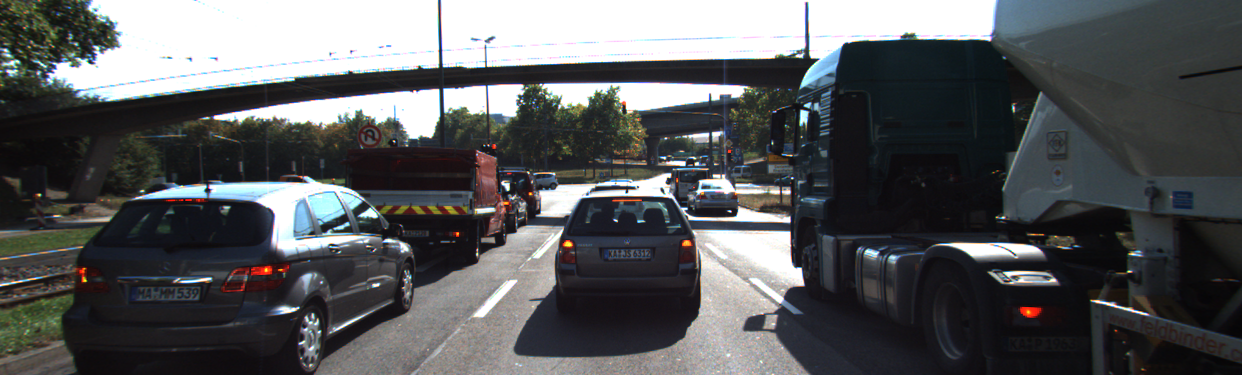
//> input picture images/KITTI/2011_09_26/image_02/data/0000000000.png, 1242 x 375 px
$ ./MidTermProject_Camera_Student   (built with g++ and OpenCV 4)
//> lines starting //> are read from the running program, lines starting //| are printed output that depends on the picture
### src/midterm/matching2D.hpp
#ifndef matching2D_hpp
#define matching2D_hpp

#include <stdio.h>
#include <iostream>
#include <sstream>
#include <iomanip>
#include <vector>
#include <cmath>
#include <limits>

#include <opencv2/core.hpp>
#include <opencv2/highgui/highgui.hpp>
#include <opencv2/imgproc/imgproc.hpp>
#include <opencv2/features2d.hpp>
#include <opencv2/xfeatures2d.hpp>
#include <opencv2/xfeatures2d/nonfree.hpp>


#include "dataStructures.h"


void detKeypointsHarris(std::vector<cv::KeyPoint> &keypoints, cv::Mat &img, bool bVis=false);
void detKeypointsShiTomasi(std::vector<cv::KeyPoint> &keypoints, cv::Mat &img, bool bVis=false);
void detKeypointsModern(std::vector<cv::KeyPoint> &keypoints, cv::Mat &img, std::string detectorType, bool bVis=false);
void descKeypoints(std::vector<cv::KeyPoint> &keypoints, cv::Mat &img, cv::Mat &descriptors, std::string descriptorType);
void matchDescriptors(std::vector<cv::KeyPoint> &kPtsSource, std::vector<cv::KeyPoint> &kPtsRef, cv::Mat &descSource, cv::Mat &descRef,
                      std::vector<cv::DMatch> &matches, std::string descriptorType, std::string matcherType, std::string selectorType);

#endif /* matching2D_hpp */

### src/dataStructures.h

#ifndef dataStructures_h
#define dataStructures_h

#include <vector>
#include <map>
#include <opencv2/core.hpp>

struct LidarPoint { // single lidar point in space
    double x,y,z,r; // x,y,z in [m], r is point reflectivity
};

struct BoundingBox { // bounding box around a classified object (contains both 2D and 3D data)

    int boxID; // unique identifier for this bounding box
    int trackID; // unique identifier for the track to which this bounding box belongs

    cv::Rect roi; // 2D region-of-interest in image coordinates
    int classID; // ID based on class file provided to YOLO framework
    double confidence; // classification trust

    std::vector<LidarPoint> lidarPoints; // Lidar 3D points which project into 2D image roi
    std::vector<cv::KeyPoint> keypoints; // keypoints enclosed by 2D roi
    std::vector<cv::DMatch> kptMatches; // keypoint matches enclosed by 2D roi
};

struct DataFrame { // represents the available sensor information at the same time instance

    cv::Mat cameraImg; // camera image

    std::vector<cv::KeyPoint> keypoints; // 2D keypoints within camera image
    cv::Mat descriptors; // keypoint descriptors
    std::vector<cv::DMatch> kptMatches; // keypoint matches between previous and current frame
    std::vector<LidarPoint> lidarPoints;

    std::vector<BoundingBox> boundingBoxes; // ROI around detected objects in 2D image coordinates
    std::map<int,int> bbMatches; // bounding box matches between previous and current frame
};

#endif /* dataStructures_h */

### src/midterm/matching2D_Student.cpp
#include <numeric>
#include "matching2D.hpp"

using namespace std;

// Find best matches for keypoints in two camera images based on several matching methods
void matchDescriptors(std::vector<cv::KeyPoint> &kPtsSource, std::vector<cv::KeyPoint> &kPtsRef, cv::Mat &descSource, cv::Mat &descRef,
                      std::vector<cv::DMatch> &matches, std::string descriptorType, std::string matcherType, std::string selectorType)
{
    // configure matcher
    bool crossCheck = false;
    cv::Ptr<cv::DescriptorMatcher> matcher;

    if (matcherType.compare("MAT_BF") == 0)
    {
        int normType = descriptorType.compare("DES_BINARY") == 0? cv::NORM_HAMMING : cv::NORM_L2;
        matcher = cv::BFMatcher::create(normType, crossCheck);
    }
    else if (matcherType.compare("MAT_FLANN") == 0)
    {
        // opemcv workaround for binary descriptors
        if (descSource.type() != CV_32F)
        {
            descSource.convertTo(descSource, CV_32F);
            descRef.convertTo(descRef, CV_32F);
        }
        matcher = cv::DescriptorMatcher::create(cv::DescriptorMatcher::FLANNBASED);
    }

    // perform matching task
    if (selectorType.compare("SEL_NN") == 0)
    { // nearest neighbor (best match)
        matcher->match(descSource, descRef, matches); // Finds the best match for each descriptor in desc1
    }
    else if (selectorType.compare("SEL_KNN") == 0)
    { // k nearest neighbors (k=2)

        double maxRatio = 0.8;
        vector<vector<cv::DMatch>> knnmatches;
        double t = (double)cv::getTickCount();
        matcher->knnMatch(descSource, descRef, knnmatches, 2); // Finds the best 2 matches
        t = ((double)cv::getTickCount() -t)/cv::getTickFrequency();
        cout << "knn matching took " << 1000 * t / 1.0 << endl;

        for (auto it = knnmatches.begin(); it != knnmatches.end(); ++it)
        {

            if ((*it)[0].distance < maxRatio * (*it)[1].distance)
            {
                matches.push_back((*it)[0]);
            }

        }
        cout << "% of filtered matches = " << 100 * (knnmatches.size() - matches.size())/(double)knnmatches.size() << endl;
    }
}

// Use one of several types of state-of-art descriptors to uniquely identify keypoints
void descKeypoints(vector<cv::KeyPoint> &keypoints, cv::Mat &img, cv::Mat &descriptors, string descriptorType)
{
    // select appropriate descriptor BRISK, BRIEF, ORB, FREAK, AKAZE, SIFT
    cv::Ptr<cv::DescriptorExtractor> extractor;
    if (descriptorType.compare("BRISK") == 0)
    {
        int threshold = 30;        // FAST/AGAST detection threshold score.
        int octaves = 3;           // detection octaves (use 0 to do single scale)
        float patternScale = 1.0f; // apply this scale to the pattern used for sampling the neighbourhood of a keypoint.

        extractor = cv::BRISK::create(threshold, octaves, patternScale);
    }
    else if (descriptorType.compare("BRIEF") == 0)
    {
        extractor = cv::xfeatures2d::BriefDescriptorExtractor::create();
    }
    else if (descriptorType.compare("ORB") == 0)
    {
        extractor = cv::ORB::create();

    }
    else if (descriptorType.compare("FREAK") == 0)
    {
        extractor = cv::xfeatures2d::FREAK::create();
    }
    else if (descriptorType.compare("AKAZE") == 0)
    {
        extractor = cv::AKAZE::create();
    }
    else if (descriptorType.compare("SIFT") == 0)
    {
        extractor = cv::xfeatures2d::SIFT::create();
    }
    else
    {
        cerr << "unrecognized descriptor type!" << endl;
    }

    // perform feature description
    double t = (double)cv::getTickCount();
    extractor->compute(img, keypoints, descriptors);
    t = ((double)cv::getTickCount() - t) / cv::getTickFrequency();
    cout << descriptorType << " descriptor extraction in " << 1000 * t / 1.0 << " ms" << endl;
}

// Detect keypoints in image using the traditional Shi-Thomasi detector
// [111 lines left out: functions detKeypointsShiTomasi, detKeypointsHarris, not called in this run]
void detKeypointsModern(std::vector<cv::KeyPoint> &keypoints, cv::Mat &img, std::string detectorType, bool bVis)
{
    // detector function for FAST, BRISK, ORB, AKAZE, SIFT

    if (detectorType.compare("FAST") == 0)
    {
        int threshold = 30;
        bool nonMaxSuppression = true;
        cv::FastFeatureDetector::DetectorType type = cv::FastFeatureDetector::DetectorType::TYPE_9_16;
        cv::Ptr<cv::FastFeatureDetector> detector = cv::FastFeatureDetector::create(threshold, nonMaxSuppression, type);
        double t = (double)cv::getTickCount();
        detector->detect(img, keypoints);
        t = ((double)cv::getTickCount() - t)/cv::getTickFrequency();
        cout << "FAST detected " << keypoints.size() << "keypoints in " << 1000 * t / 1.0 << "ms" << endl;
    }
    else if (detectorType.compare("BRISK") == 0)
    {
        cv::Ptr<cv::BRISK> detector = cv::BRISK::create();
        double t = (double)cv::getTickCount();
        detector->detect(img, keypoints);
        t = ((double)cv::getTickCount() - t)/cv::getTickFrequency();
        cout << "BRISK detected " << keypoints.size() << "keypoints in " << 1000 * t / 1.0 << "ms" << endl;
    }
    else if (detectorType.compare("ORB") == 0)
    {
        cv::Ptr<cv::ORB> detector = cv::ORB::create();
        double t = (double)cv::getTickCount();
        detector->detect(img, keypoints);
        t = ((double)cv::getTickCount() - t)/cv::getTickFrequency();
        cout << "ORB detected " << keypoints.size() << "keypoints in " << 1000 * t / 1.0 << "ms" << endl;

    }
    else if (detectorType.compare("AKAZE") == 0)
    {
        cv::Ptr<cv::AKAZE> detector = cv::AKAZE::create();
        double t = (double)cv::getTickCount();
        detector->detect(img, keypoints);
        t = ((double)cv::getTickCount() - t)/cv::getTickFrequency();
        cout << "AKAZE detected " << keypoints.size() << "keypoints in " << 1000 * t / 1.0 << "ms" << endl;
    }
    else if (detectorType.compare("SIFT") == 0)
    {
        cv::Ptr<cv::FeatureDetector> detector = cv::xfeatures2d::SIFT::create();
        double t = (double)cv::getTickCount();
        detector->detect(img, keypoints);
        t = ((double)cv::getTickCount() - t)/cv::getTickFrequency();
        cout << "SIFT detected " << keypoints.size() << "keypoints in " << 1000 * t / 1.0 << "ms" << endl;

    }
    else
    {
        cerr << "unrecognized detector type!" << endl;
    }
    // visualize results
    if (bVis)
    {
        cv::Mat visImage = img.clone();
        cv::drawKeypoints(img, keypoints, visImage, cv::Scalar::all(-1), cv::DrawMatchesFlags::DRAW_RICH_KEYPOINTS);
        string windowName = detectorType + " Corner Detector Results";
        cv::namedWindow(windowName, 6);
        imshow(windowName, visImage);
        cv::waitKey(0);
    }
}

### src/midterm/MidTermProject_Camera_Student.cpp
/* INCLUDES FOR THIS PROJECT */
#include <iostream>
#include <fstream>
#include <sstream>
#include <iomanip>
#include <vector>
#include <cmath>
#include <limits>
#include <opencv2/core.hpp>
#include <opencv2/highgui/highgui.hpp>
#include <opencv2/imgproc/imgproc.hpp>
#include <opencv2/features2d.hpp>
#include <opencv2/xfeatures2d.hpp>
#include <opencv2/xfeatures2d/nonfree.hpp>

#include "dataStructures.h"
#include "matching2D.hpp"

using namespace std;

/* MAIN PROGRAM */
int main(int argc, const char *argv[])
{

    /* INIT VARIABLES AND DATA STRUCTURES */

    // data location
    string dataPath = "../";

    // camera
    string imgBasePath = dataPath + "images/";
    string imgPrefix = "KITTI/2011_09_26/image_00/data/000000"; // left camera, color
    string imgFileType = ".png";
    int imgStartIndex = 0; // first file index to load (assumes Lidar and camera names have identical naming convention)
    int imgEndIndex = 9;   // last file index to load
    int imgFillWidth = 4;  // no. of digits which make up the file index (e.g. img-0001.png)

    // misc
    int dataBufferSize = 3;       // no. of images which are held in memory (ring buffer) at the same time
    vector<DataFrame> dataBuffer; // list of data frames which are held in memory at the same time
    bool bVis = false;            // visualize results

    /* MAIN LOOP OVER ALL IMAGES */

    for (size_t imgIndex = 0; imgIndex <= imgEndIndex - imgStartIndex; imgIndex++)
    {
        /* LOAD IMAGE INTO BUFFER */

        // assemble filenames for current index
        ostringstream imgNumber;
        imgNumber << setfill('0') << setw(imgFillWidth) << imgStartIndex + imgIndex;
        string imgFullFilename = imgBasePath + imgPrefix + imgNumber.str() + imgFileType;

        // load image from file and convert to grayscale
        cv::Mat img, imgGray;
        img = cv::imread(imgFullFilename);
//> img is the input picture: 375 rows x 1242 cols, CV_8UC3; mean B, G, R 90.7, 89.1, 87.5
        cv::cvtColor(img, imgGray, cv::COLOR_BGR2GRAY);
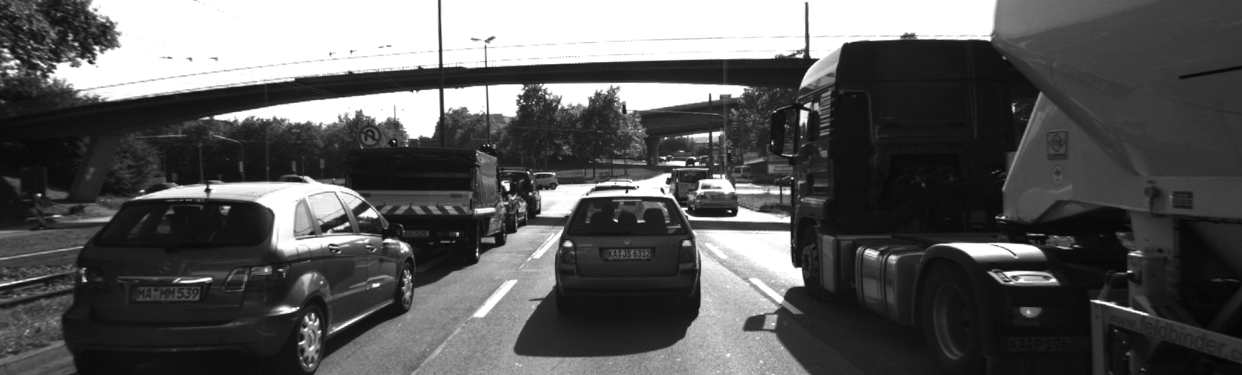
//> imgGray: 375 rows x 1242 cols, CV_8UC1; min 5, max 255, mean 88.8

        //// STUDENT ASSIGNMENT
        //// TASK MP.1 -> replace the following code with ring buffer of size dataBufferSize

        // push image into data frame buffer
        DataFrame frame;
        frame.cameraImg = imgGray;
        if (dataBuffer.size() < dataBufferSize)
        {
            dataBuffer.push_back(frame);
        }
        else
        {
            dataBuffer.push_back(frame);
            dataBuffer.erase(dataBuffer.begin());
        }

        //// EOF STUDENT ASSIGNMENT
        cout << "#1 : LOAD IMAGE INTO BUFFER done" << endl;

        /* DETECT IMAGE KEYPOINTS */
        // extract 2D keypoints from current image
        vector<cv::KeyPoint> keypoints; // create empty feature list for current image
        string detectorType = "FAST";
        bVis = false;

        //// STUDENT ASSIGNMENT
        //// TASK MP.2 -> add the followi ng keypoint detectors in file matching2D.cpp and enable string-based selection based on detectorType
        //// -> HARRIS, FAST, BRISK, ORB, AKAZE, SIFT

        if (detectorType.compare("SHITOMASI") == 0)
        {
            detKeypointsShiTomasi(keypoints, imgGray, bVis);
        }
        else if (detectorType.compare("HARRIS") == 0)
        {
            detKeypointsHarris(keypoints, imgGray, bVis);
        }
        else if (detectorType.compare("FAST") == 0 || detectorType.compare("BRISK") == 0 || detectorType.compare("ORB") == 0 || detectorType.compare("AKAZE") == 0 || detectorType.compare("SIFT") == 0)
        {
            detKeypointsModern(keypoints, imgGray, detectorType, bVis);
//> in detKeypointsModern, `detector->detect(img, keypoints);`: keypoints = 1864 keypoints; strongest (x, y, size): (730, 211, 7), (507, 189, 7), (616, 220, 7), (686, 208, 7)
        }
        else
        {
            cerr << "unrecognized detector type!" << endl;
        }
        bVis = false;
        //// EOF STUDENT ASSIGNMENT

        //// STUDENT ASSIGNMENT
        //// TASK MP.3 -> only keep keypoints on the preceding vehicle

        // only keep keypoints on the preceding vehicle
        bool bFocusOnVehicle = true;
        cv::Rect vehicleRect(535, 180, 180, 150);

        if (bFocusOnVehicle)
        {
            std::vector<cv::KeyPoint>::iterator it = keypoints.begin();

            while (it != keypoints.end())
            {
                if (!vehicleRect.contains(it->pt))
                {
                    keypoints.erase(it);
                }
                else
                {
                    it++;
                }
            }
//> after the loop, keypoints = 160 keypoints; strongest (x, y, size): (616, 220, 7), (686, 208, 7), (626, 191, 7), (661, 189, 7)

        }

        // MP.7
        cout << "Keypoints on preceding vehicle = " << keypoints.size() << endl;
//| Keypoints on preceding vehicle = 160
        vector<double> sizes;

        for (int i = 0; i< keypoints.size(); ++i)
        {
            sizes.push_back(keypoints[i].size);
        }
//> after the loop, sizes = 160 values from 7 to 7

        double mean = accumulate(sizes.begin(), sizes.end(), 0.0)/sizes.size();
//> mean = 7
        cout << "Mean size = " << mean << endl;
//| Mean size = 7

        double standardDeviation = 0.0;
        for (int i = 0; i < keypoints.size(); i++)
        {
            standardDeviation += (keypoints[i].size - mean) * (keypoints[i].size - mean);
        }
//> after the loop, standardDeviation = 0
        standardDeviation /= keypoints.size();

        cout << "Standard deviation of neighborhood size = " << standardDeviation << endl;
//| Standard deviation of neighborhood size = 0

        //// EOF STUDENT ASSIGNMENT

        // optional : limit number of keypoints (helpful for debugging and learning)
        bool bLimitKpts = false;
        if (bLimitKpts)
        {
            int maxKeypoints = 50;

            if (detectorType.compare("SHITOMASI") == 0)
            { // there is no response info, so keep the first 50 as they are sorted in descending quality order
                keypoints.erase(keypoints.begin() + maxKeypoints, keypoints.end());
            }
            cv::KeyPointsFilter::retainBest(keypoints, maxKeypoints);
            cout << " NOTE: Keypoints have been limited!" << endl;
        }

        // push keypoints and descriptor for current frame to end of data buffer
        (dataBuffer.end() - 1)->keypoints = keypoints;
        cout << "#2 : DETECT KEYPOINTS done" << endl;

        /* EXTRACT KEYPOINT DESCRIPTORS */

        //// STUDENT ASSIGNMENT
        //// TASK MP.4 -> add the following descriptors in file matching2D.cpp and enable string-based selection based on descriptorType
        //// -> BRIEF, ORB, FREAK, AKAZE, SIFT

        cv::Mat descriptors;
        string descriptorType = "BRIEF"; // BRIEF, ORB, FREAK, AKAZE, SIFT
        descKeypoints((dataBuffer.end() - 1)->keypoints, (dataBuffer.end() - 1)->cameraImg, descriptors, descriptorType);
        //// EOF STUDENT ASSIGNMENT

        // push descriptors for current frame to end of data buffer
        (dataBuffer.end() - 1)->descriptors = descriptors;

        cout << "#3 : EXTRACT DESCRIPTORS done" << endl;

        if (dataBuffer.size() > 1) // wait until at least two images have been processed
        {

            /* MATCH KEYPOINT DESCRIPTORS */

            vector<cv::DMatch> matches;
            string matcherType = "MAT_BF";        // MAT_BF, MAT_FLANN
            string descriptorType = "DES_BINARY"; // DES_BINARY, DES_HOG
            string selectorType = "SEL_KNN";       // SEL_NN, SEL_KNN

            //// STUDENT ASSIGNMENT
            //// TASK MP.5 -> add FLANN matching in file matching2D.cpp
            //// TASK MP.6 -> add KNN match selection and perform descriptor distance ratio filtering with t=0.8 in file matching2D.cpp
            double t = (double)cv::getTickCount();
            matchDescriptors((dataBuffer.end() - 2)->keypoints, (dataBuffer.end() - 1)->keypoints,
                             (dataBuffer.end() - 2)->descriptors, (dataBuffer.end() - 1)->descriptors,
                             matches, descriptorType, matcherType, selectorType);
            t = ((double)cv::getTickCount() - t)/cv::getTickFrequency();
            //// EOF STUDENT ASSIGNMENT

            // store matches in current data frame
            (dataBuffer.end() - 1)->kptMatches = matches;
            cout << "Found " << matches.size() << "in " << t << " ms" << endl;
            cout << "#4 : MATCH KEYPOINT DESCRIPTORS done" << endl;

            // visualize matches between current and previous image
            bVis = true;
            if (bVis)
            {
                cv::Mat matchImg = ((dataBuffer.end() - 1)->cameraImg).clone();
                cv::drawMatches((dataBuffer.end() - 2)->cameraImg, (dataBuffer.end() - 2)->keypoints,
                                (dataBuffer.end() - 1)->cameraImg, (dataBuffer.end() - 1)->keypoints,
                                matches, matchImg,
                                cv::Scalar::all(-1), cv::Scalar::all(-1),
                                vector<char>(), cv::DrawMatchesFlags::DRAW_RICH_KEYPOINTS);

                string windowName = "Matching keypoints between two camera images";
                cv::namedWindow(windowName, 7);
                cv::imshow(windowName, matchImg);
                cout << "Press key to continue to next image" << endl;
                cv::waitKey(0); // wait for key to be pressed
            }
            bVis = false;
        }

    } // eof loop over all images
//> pass 2 of the loop `for (size_t imgIndex = 0; imgIndex <= imgEndIndex - imgStartIndex; img..`:
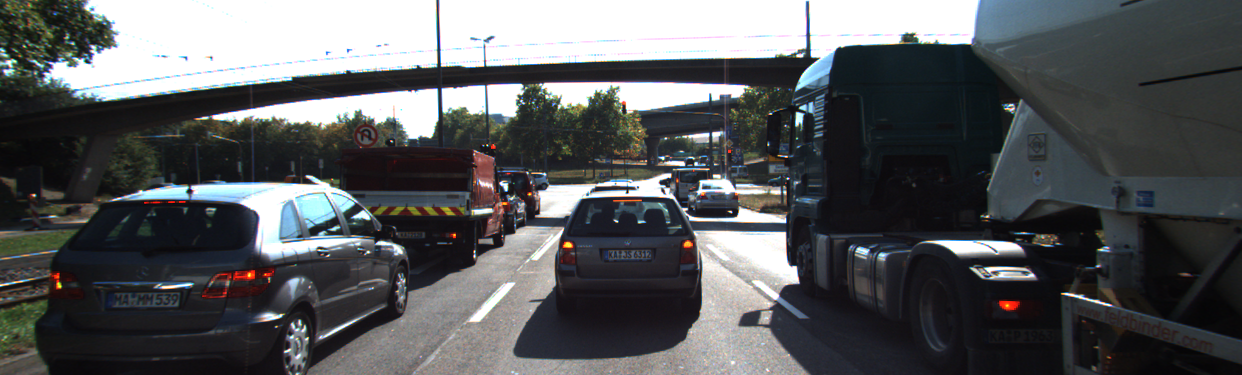
//> input picture images/KITTI/2011_09_26/image_02/data/0000000001.png, 1242 x 375 px
//> img is the input picture: 375 rows x 1242 cols, CV_8UC3; mean B, G, R 91.1, 89.2, 87.2
//> `cv::cvtColor(img, imgGray, cv::COLOR_BGR2GRAY);`:
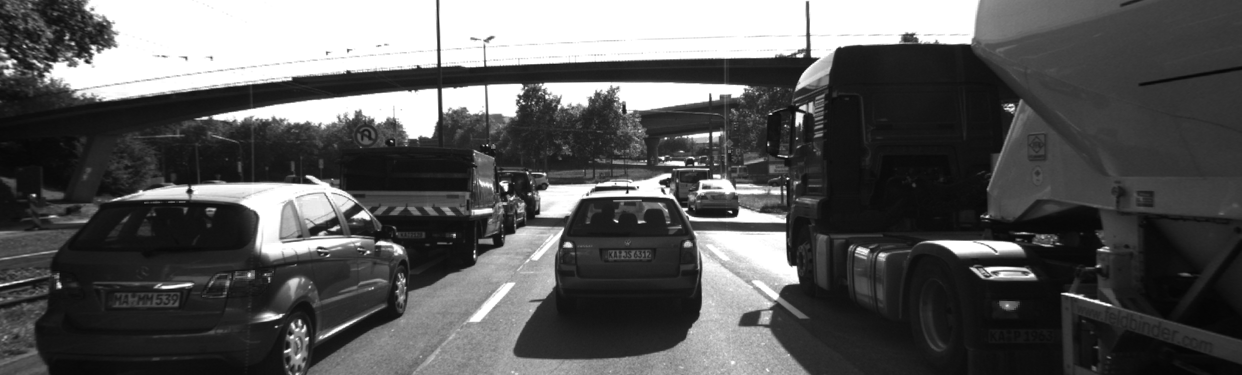
//> imgGray: 375 rows x 1242 cols, CV_8UC1; min 5, max 255, mean 88.8
//> in detKeypointsModern (call 2), `detector->detect(img, keypoints);`: keypoints = 1898 keypoints; strongest (x, y, size): (627, 192, 7), (506, 190, 7), (307, 176, 7), (707, 169, 7)
//> after the loop `while (it != keypoints.end())`: keypoints = 174 keypoints; strongest (x, y, size): (627, 192, 7), (686, 209, 7), (660, 182, 7), (700, 181, 7)
//| Keypoints on preceding vehicle = 174
//> after the loop `for (int i = 0; i< keypoints.size(); ++i)`: sizes = 174 values from 7 to 7
//| Mean size = 7
//> after the loop `for (int i = 0; i < keypoints.size(); i++)`: standardDeviation = 0
//| Standard deviation of neighborhood size = 0
//> `cv::imshow(windowName, matchImg);`:
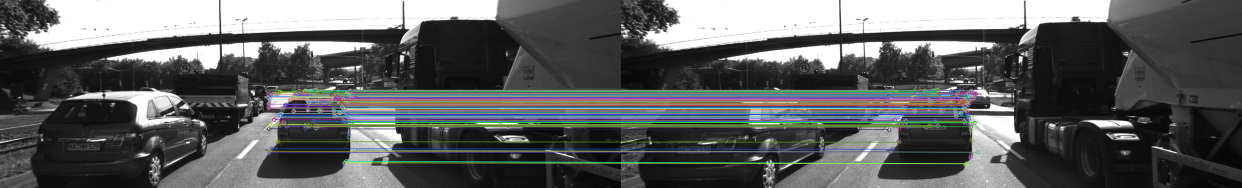
//> window 'Matching keypoints between two': 375 rows x 2484 cols, CV_8UC3 (shown at 1/2 size); mean B, G, R 94.7, 94.8, 93
//> (the run ends here: the program stops with an error, at `cv::cvtColor(img, imgGray, cv::COLOR_BGR2GRAY);`)
